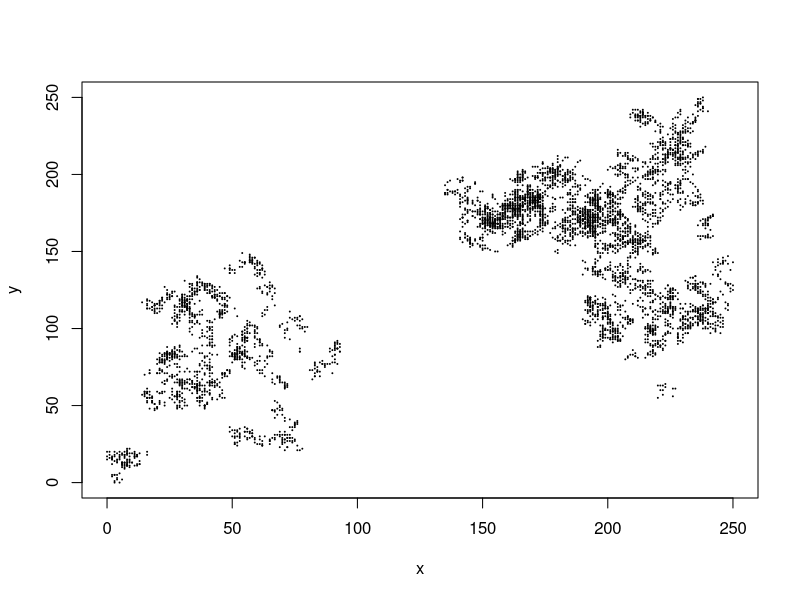

This chart was generated by the following R code:
#protoyping levy dust; a mathematical example of vegetation dispersal

# Kenkel, N., & Irwin, A. (1994). Fractal analysis of dispersal. Abstracta Botanica, 18(2), 79-84. http://www.jstor.org/stable/43519530

r_o <- 0.001 # minimum flight ditance -- pretty arbitrary because you can scale it with minmax
D <- 2 # fractal dimension (values between 1 and 2 are the most interesting)
r <- c() # empty vector to be populated with the proceeding 'for' loop

for(i in 1:5000){
  x <- runif(1, 0, 1)
  r[i] <- r_o*((1-x)^(-1/D))
}

# min max, vect is for r, a is the new minimum, b is the new maximum

minmax <- function(vect, a, b){
  output <- c()
  mini = min(vect)
  maxi = max(vect)
  
  for(i in 1:length(vect)){
    
    output[i] <- a + ((vect[i] - mini)*(b-a))/(maxi - mini)
    
  }
  return(output)
}

# converting to cartersian from polar

x <- c(0)
y <- c(0)

for(i in 1:length(r)){
  
  test = runif(1,0,2*pi)
  x[i+1] <- x[i] + r[i]*cos(test)   
  y[i+1] <- y[i] + r[i]*sin(test)
  
}

# scaling to new dimensions and converting to integers 

x <- minmax(x, 0, 250)
y <- minmax(y, 0, 250)
x <- round(x)
y <- round(y)

plot(x, y, cex = 0.01, pch=19)

   




